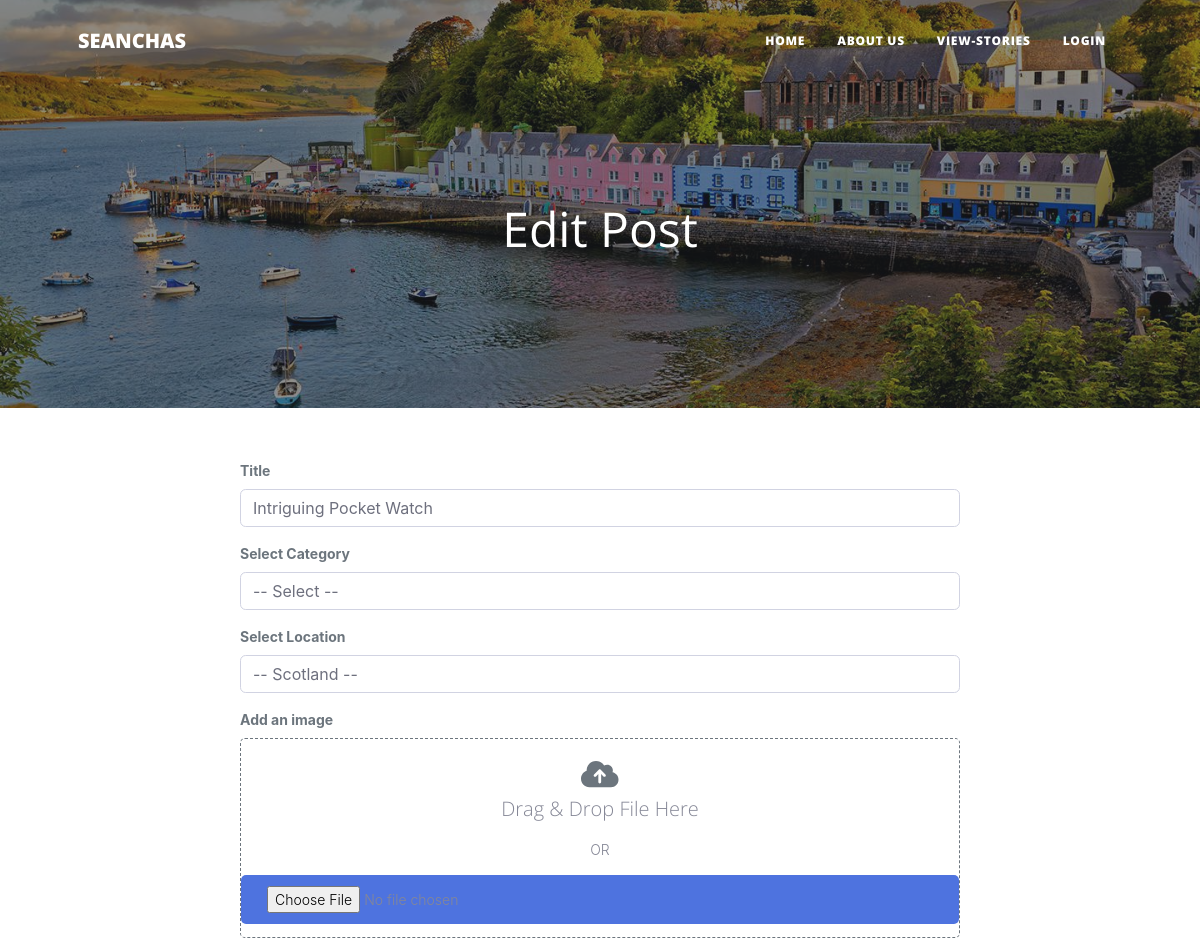
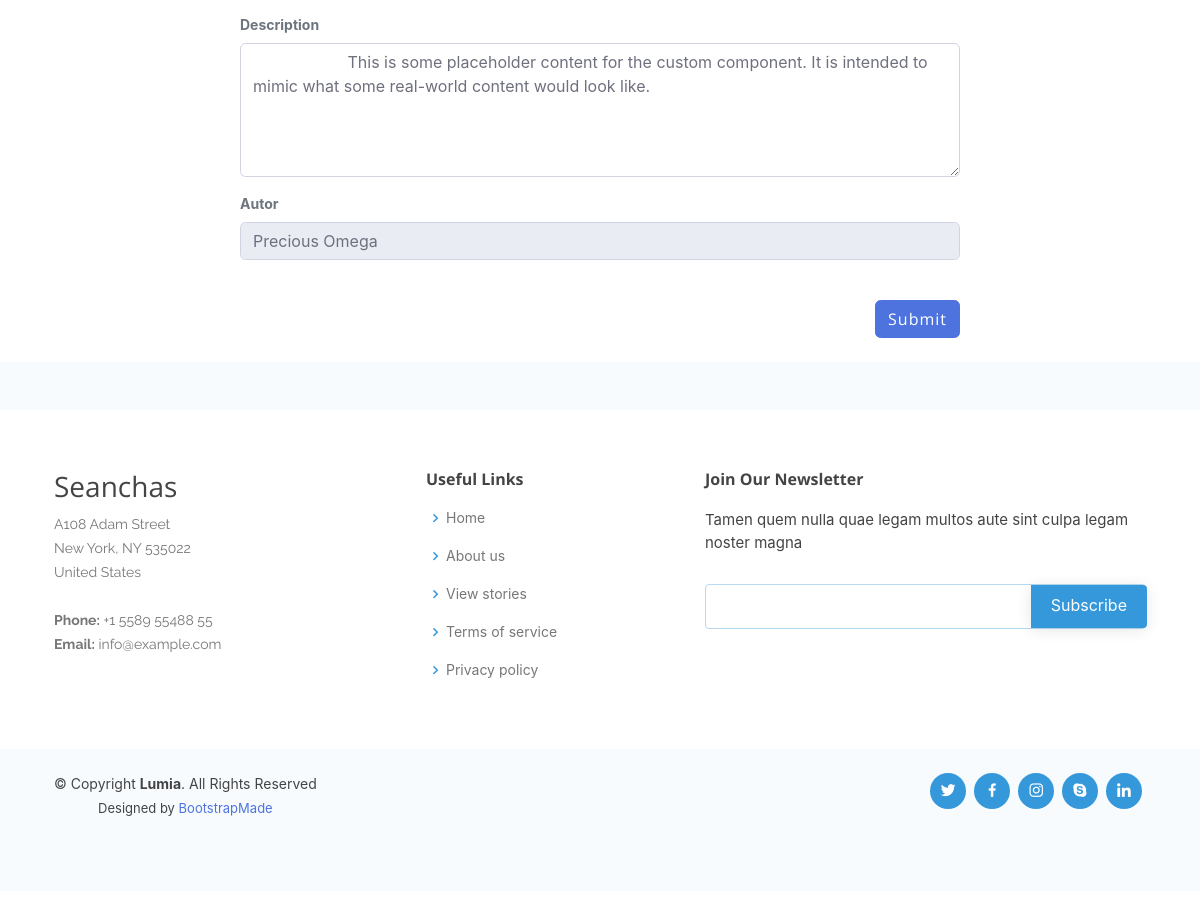
Page /edit-post.php?id=1 on the committed database (2 pictures, top to bottom).
### tables this page shows
CREATE TABLE `stories` (
  `id` int(11) NOT NULL,
  `title` varchar(255) NOT NULL,
  `cat` varchar(255) NOT NULL,
  `loc` varchar(255) NOT NULL,
  `img` varchar(255) NOT NULL,
  `descript` longtext NOT NULL,
  `user_id` int(11) NOT NULL,
  `stat` int(128) NOT NULL
);

CREATE TABLE `users` (
  `id` int(11) NOT NULL,
  `f_name` varchar(128) NOT NULL,
  `l_name` varchar(128) NOT NULL,
  `email` varchar(255) NOT NULL,
  `password_hash` varchar(255) NOT NULL,
  `stat` int(128) NOT NULL
);

### edit-post.php (the view, shortened to what this page needs)
<!DOCTYPE html>
<html lang="en">
<head>
   <link rel="stylesheet" href="assets/vendor/bootstrap/css/bootstrap.min.css">
   <link rel="stylesheet" href="assets/vendor/bootstrap-icons/bootstrap-icons.css">
   <link rel="stylesheet" href="assets/vendor/boxicons/css/boxicons.min.css">
   <link rel="stylesheet" href="assets/css/style.css">
   <link rel="stylesheet" href="assets/css/styles.css" />
   <link rel="stylesheet" href="assets/bootstrap-5.0.2-dist/css/bootstrap.min.css">
   <link href="assets/css/sb-admin-2.min.css" rel="stylesheet">
   <link rel="stylesheet" href="assets/css/drag.css">
</head>
<body>
   <?php include 'includes/header.php'; ?>
   <?php
        $id = intval($_GET['id']);
        $sql = "SELECT *, users.f_name, users.l_name FROM stories JOIN users ON users.id=stories.user_id WHERE stories.id=$id";
        $mysqli->real_query($sql);
        if ($mysqli->field_count) {
            $users = $mysqli->store_result();
            foreach ($users as $user) {
                $full_name = htmlentities($user["f_name"] . " " . $user["l_name"]);?>
   <header class="masthead" style="background-image: url('assets/img/home-bg.jpg')">
      <div class="container position-relative px-4 px-lg-5">
         <div class="row gx-4 gx-lg-5 justify-content-center">
            <div class="col-md-12 col-lg-12 col-xl-12" style="min-height: 5px; height: 8px;">
               <div class="site-heading">
                  <h1 style="margin-bottom: 25px;">Edit Post</h1>
               </div>
            </div>
         </div>
      </div>
   </header>
   <div class="container">
      <div class="row">
         <div class="col-md-10 col-lg-8 mx-auto">
            <form action="edit-post-process.php" id="contactForm" method="post" enctype="multipart/form-data" name="add_post" onsubmit="return validate();">
               <div class="control-group">
                  <div class="form-group floating-label-form-group controls">
                     <label class="form-text" for="title"><strong>Title</strong></label>
                     <input class="form-control" type="text" id="title" required placeholder="Title" name="title"
                     value="<?php echo htmlentities($user["title"]); ?>">
                  </div>
               </div>
               <div class="control-group">
                  <div class="form-group floating-label-form-group controls">
                     <label class="form-text" for="select1"><strong>Select Category</strong></label>
                     <select class="form-control" id="select1" name="select1" required>
                        <option value="">-- Select --</option>
                     </select>
                  </div>
               </div>
               <div class="control-group">
                  <div class="form-group floating-label-form-group controls">
                     <label class="form-text" for="select1"><strong>Select Location</strong></label>
                     <select class="form-control" id="select2" name="select2" required>
                        <option value="">-- Scotland --</option>
                     </select>
                  </div>
               </div>
               <div class="control-group">
                  <div class="form-group floating-label-form-group controls">
                     <label class="form-text" for="file1"><strong>Add an image</strong></label>
                     <div class="drag-image">
                        <div class="icon"><i class="fas fa-cloud-upload-alt"></i></div>
                        <h6>Drag & Drop File Here</h6>
                        <span>OR</span>
                        <input type="file" class="form-control-file" id="file1" name="file1" value="<?php echo htmlentities($user["img"]); ?>">
                     </div>
                  </div>
               </div>
               <div class="control-group">
                  <div class="form-group floating-label-form-group controls">
                     <label class="form-text" for="desc"><strong>Description</strong></label>
                     <textarea class="form-control" id="desc" required rows="5" name="desc">
                     <?php echo htmlentities($user["descript"]); ?>
                     </textarea>
                  </div>
               </div>
               <div class="control-group">
                  <div class="form-group floating-label-form-group controls">
                     <label class="form-text" for="name"><strong>Autor</strong></label>
                     <input class="form-control" type="text" id="username" disabled name="username" value="<?php echo htmlentities($full_name); ?>">
                  </div>
               </div>
               <br>
               <div class="form-group">
                  <button class="btn btn-primary float-right" id="sendMessageButton" type="submit" name="submit">Submit
                  </button>
               </div>
            </form>
            <?php }
                    } ?>
         </div>
      </div>
      <br>
   </div>
   <?php include 'includes/footer.php'; ?>
   <br>
   <br>
</body>
</html>

### assets/css/style.css (style rules this page uses)
body { font-family: "Open Sans", sans-serif; color: #444444; }
h1, h2, h3, h4, h5, h6 { font-family: "Raleway", sans-serif; }

### assets/css/drag.css (style rules this page uses)
.drag-image { border: 1px dashed #6c757d; height: 200px; width: 100%; border-radius: 5px; font-weight: 400; display: flex; align-items: center; justify-content: center; flex-direction: column; }
.drag-image .icon { font-size: 30px; color: #6c757d; }
.drag-image h6 { font-size: 20px; font-weight: 300; }
.drag-image span { font-size: 14px; font-weight: 300; margin: 10px 0 15px 0; }
.drag-image button, .drag-image input { padding: 10px 25px; font-size: 14px; font-weight: 300; border: none; outline: none; background: #4e73df; border: 1px solid transparent; border-radius: 5px; cursor: pointer; transition: all 0.5s; }

### rows in the picture
stories: title "Intriguing Pocket Watch", desc "This is some placeholder content for the custom component. It is intended to mimic what some real-world content would look like.", username "Precious Omega"
